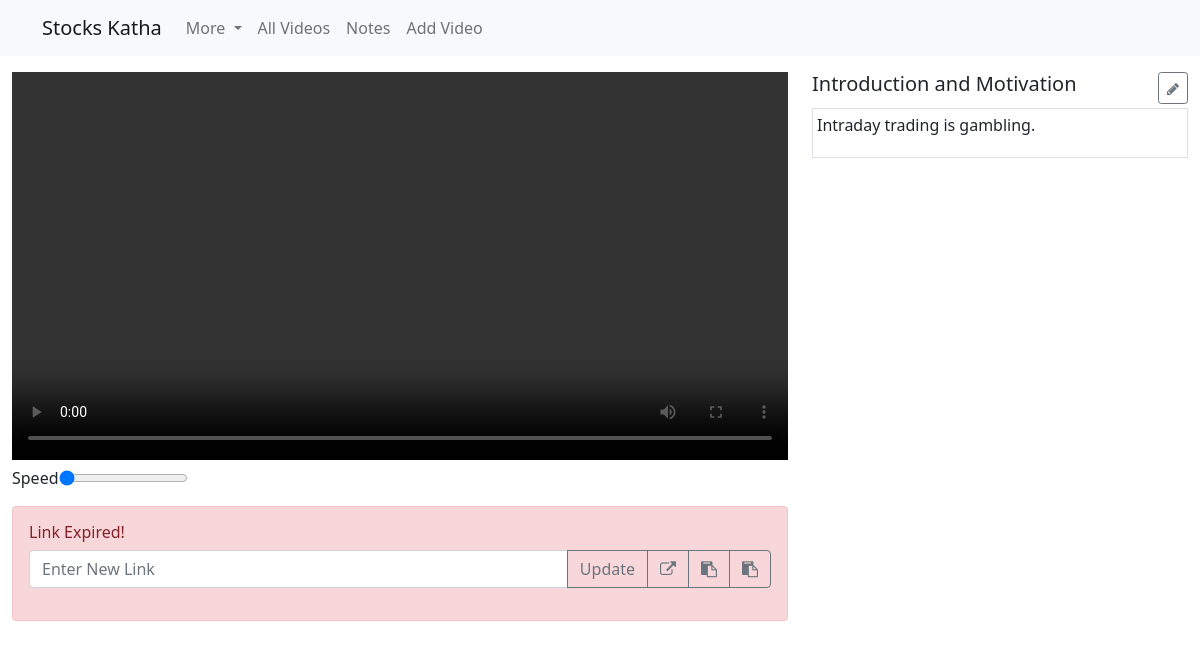
The app's page /sjvideo/view-lesson/1 with its own data.
### sjvideo/models.py (models this page shows, shortened)
class Video(models.Model):
    title = models.CharField(max_length=50)
    download_url = models.URLField()
    download_page = models.URLField()
    mf_email = models.EmailField(max_length=50)
    mf_password = models.CharField(max_length=10)
    notes = models.TextField(blank=True, null=True)

### sjvideo/views.py (the view)
# urls.py: path('view-lesson/<int:pk>',views.ViewLesson.as_view(), name='view-lesson'),
class ViewLesson(DetailView):
    model = Video

### sjvideo/templates/sjvideo/video_detail.html (shortened to what this page needs)
{% extends 'base.html' %}
{% block nav_links %}
{% include 'sjvideo/includes/navbar.html' %}
{% endblock nav_links %}
{% block page_content %}
<div class="container-fluid mt-3 mb-5">
    <div class="row">
        <div class="col-8">
            <video src="{{video.download_url}}" class="w-100" controls></video>
            <div class="controls d-flex d-flex flex-column">
                <div id="playback-speed-control" class=" d-flex align-items-center">
                    <label for="playback-rate" class="">Speed</label>
                    <input type="range" max="3" value="1" min="1" step="0.1" id="playback-rate" class="">
                </div>
                <div class="alert alert-danger mt-3 d-none" id="link-expired-msg" role="alert">
                    <h6>Link Expired!</h6>
                    <div class="input-group mb-3">
                        <input type="url" class="form-control" id="new-link" placeholder="Enter New Link" aria-label="Enter New Link" aria-describedby="button-addon2">
                        <button class="btn btn-outline-secondary" type="button" id="update">Update</button>
                        <a href="{{video.download_page}}" target="_blank" class="btn btn-outline-secondary" type="button" id="update" data-bs-toggle="tooltip" data-bs-placement="bottom" title="Open Download Page">
                            <i class="fa fa-external-link" aria-hidden="true"></i>
                        </a>
                        <button class="btn btn-outline-secondary copy-on-click" data-copy-text="{{video.mf_email}}" type="button" id="copy-email" data-bs-toggle="tooltip" data-bs-placement="bottom" title="Copy Email">
                            <i class="fa fa-clipboard copy-on-click" data-copy-text="{{video.mf_email}}" aria-hidden="true"></i>
                        </button>
                        <button class="btn btn-outline-secondary copy-on-click" data-copy-text="{{video.mf_password}}" type="button" id="copy-password" data-bs-toggle="tooltip" data-bs-placement="bottom" title="Copy Password">
                            <i class="fa fa-clipboard copy-on-click" data-copy-text="{{video.mf_password}}" aria-hidden="true"></i>
                        </button>
                    </div>
                </div>
            </div>
        </div>
        <div class="col-4">
            <div class="row mb-1">
                <div class="col-10">
                    <h5>{{video.title}}</h5>
                </div>
                <div class="col-2 d-flex flex-row-reverse">
                    <button class="btn btn-sm btn-outline-secondary" id="edit-notes" data-bs-toggle="tooltip" data-bs-placement="left" title="Edit Notes">
                        <i class="fa fa-pencil" aria-hidden="true"></i>
                    </button>
                </div>
            </div>
            <div class="border w-100" id="notesarea">
                {% if video.notes %}
                    {{video.notes|safe}}
                {% else %}
                    <p class="p-1">Start taking notes...</p>
                {% endif %}
            </div>
        </div>
    </div>
</div>
{% endblock page_content %}

### records on screen
Video: title "Introduction and Motivation", notes "Intraday trading is gambling."
